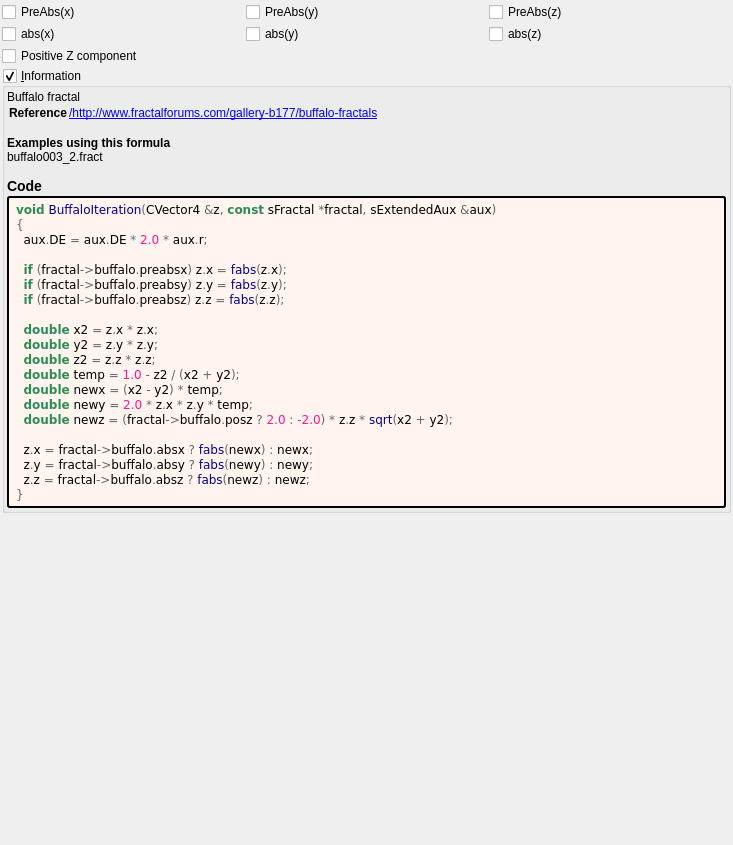
<?xml version="1.0" encoding="UTF-8"?>
<ui version="4.0">
 <class>buffalo</class>
 <widget class="QWidget" name="Form">
  <property name="geometry">
   <rect>
    <x>0</x>
    <y>0</y>
    <width>733</width>
    <height>845</height>
   </rect>
  </property>
  <property name="windowTitle">
   <string notr="true">buffalo</string>
  </property>
  <layout class="QVBoxLayout" name="verticalLayout">
   <property name="spacing">
    <number>2</number>
   </property>
   <property name="leftMargin">
    <number>2</number>
   </property>
   <property name="topMargin">
    <number>2</number>
   </property>
   <property name="rightMargin">
    <number>2</number>
   </property>
   <property name="bottomMargin">
    <number>2</number>
   </property>
   <item>
    <layout class="QGridLayout" name="gridLayout">
     <item row="0" column="0">
      <widget class="MyCheckBox" name="checkBox_buffalo_preabs_x">
       <property name="text">
        <string>PreAbs(x)</string>
       </property>
      </widget>
     </item>
     <item row="0" column="1">
      <widget class="MyCheckBox" name="checkBox_buffalo_preabs_y">
       <property name="text">
        <string>PreAbs(y)</string>
       </property>
      </widget>
     </item>
     <item row="0" column="2">
      <widget class="MyCheckBox" name="checkBox_buffalo_preabs_z">
       <property name="text">
        <string>PreAbs(z)</string>
       </property>
      </widget>
     </item>
     <item row="1" column="0">
      <widget class="MyCheckBox" name="checkBox_buffalo_abs_x">
       <property name="text">
        <string notr="true">abs(x)</string>
       </property>
      </widget>
     </item>
     <item row="1" column="1">
      <widget class="MyCheckBox" name="checkBox_buffalo_abs_y">
       <property name="text">
        <string notr="true">abs(y)</string>
       </property>
      </widget>
     </item>
     <item row="1" column="2">
      <widget class="MyCheckBox" name="checkBox_buffalo_abs_z">
       <property name="text">
        <string notr="true">abs(z)</string>
       </property>
      </widget>
     </item>
    </layout>
   </item>
   <item>
    <widget class="MyCheckBox" name="checkBox_buffalo_pos_z">
     <property name="sizePolicy">
      <sizepolicy hsizetype="Minimum" vsizetype="Maximum">
       <horstretch>0</horstretch>
       <verstretch>0</verstretch>
      </sizepolicy>
     </property>
     <property name="text">
      <string>Positive Z component</string>
     </property>
    </widget>
   </item>
   <item>
    <widget class="MyGroupBox" name="groupCheck_info">
     <property name="title">
      <string>&amp;Information</string>
     </property>
     <property name="flat">
      <bool>false</bool>
     </property>
     <property name="checkable">
      <bool>true</bool>
     </property>
     <layout class="QVBoxLayout" name="verticalLayout_2">
      <property name="spacing">
       <number>2</number>
      </property>
      <property name="leftMargin">
       <number>2</number>
      </property>
      <property name="topMargin">
       <number>2</number>
      </property>
      <property name="rightMargin">
       <number>2</number>
      </property>
      <property name="bottomMargin">
       <number>2</number>
      </property>
      <item>
       <widget class="QLabel" name="label_information_general">
        <property name="text">
         <string notr="true">&lt;p&gt;Buffalo fractal&lt;/p&gt;&lt;table&gt;
&lt;tr&gt;&lt;th&gt;Reference&lt;/th&gt;&lt;td&gt;&lt;a href=&quot;/http://www.fractalforums.com/gallery-b177/buffalo-fractals&quot;&gt;/http://www.fractalforums.com/gallery-b177/buffalo-fractals&lt;br&gt;
&lt;/td&gt;&lt;/tr&gt;
&lt;/table&gt;
&lt;br&gt;&lt;b&gt;Examples using this formula&lt;/b&gt;&lt;br&gt;buffalo003_2.fract&lt;h3&gt;Code&lt;/h3&gt;</string>
        </property>
        <property name="wordWrap">
         <bool>true</bool>
        </property>
        <property name="openExternalLinks">
         <bool>true</bool>
        </property>
        <property name="textInteractionFlags">
         <set>Qt::LinksAccessibleByMouse|Qt::TextSelectableByMouse</set>
        </property>
       </widget>
      </item>
      <item>
       <widget class="QLabel" name="label_code_content">
        <property name="styleSheet">
         <string notr="true">border-style: outset; border-width: 2px; border-radius: 3px; border-color: black; background-color: #fff5ee; padding: 4px;</string>
        </property>
        <property name="text">
         <string notr="true">&lt;body style=&quot;background-color:#fff5ee&quot;&gt;
&lt;pre style=&quot;color:#000000; background-color:#fff5ee;  font-family:&#039;Courier New&#039;,monospace;&quot;&gt;&lt;span style=&quot;color:#2e8b57; font-weight:bold&quot;&gt;void&lt;/span&gt; &lt;span style=&quot;color:#00008f&quot;&gt;BuffaloIteration&lt;/span&gt;&lt;span style=&quot;color:#676767&quot;&gt;(&lt;/span&gt;CVector4 &lt;span style=&quot;color:#676767&quot;&gt;&amp;amp;&lt;/span&gt;z&lt;span style=&quot;color:#676767&quot;&gt;,&lt;/span&gt; &lt;span style=&quot;color:#2e8b57; font-weight:bold&quot;&gt;const&lt;/span&gt; sFractal &lt;span style=&quot;color:#676767&quot;&gt;*&lt;/span&gt;fractal&lt;span style=&quot;color:#676767&quot;&gt;,&lt;/span&gt; sExtendedAux &lt;span style=&quot;color:#676767&quot;&gt;&amp;amp;&lt;/span&gt;aux&lt;span style=&quot;color:#676767&quot;&gt;)&lt;/span&gt;
&lt;span style=&quot;color:#676767&quot;&gt;{&lt;/span&gt;
  aux&lt;span style=&quot;color:#676767&quot;&gt;.&lt;/span&gt;DE &lt;span style=&quot;color:#676767&quot;&gt;=&lt;/span&gt; aux&lt;span style=&quot;color:#676767&quot;&gt;.&lt;/span&gt;DE &lt;span style=&quot;color:#676767&quot;&gt;*&lt;/span&gt; &lt;span style=&quot;color:#ff1493&quot;&gt;2.0&lt;/span&gt; &lt;span style=&quot;color:#676767&quot;&gt;*&lt;/span&gt; aux&lt;span style=&quot;color:#676767&quot;&gt;.&lt;/span&gt;r&lt;span style=&quot;color:#676767&quot;&gt;;&lt;/span&gt;

  &lt;span style=&quot;color:#2e8b57; font-weight:bold&quot;&gt;if&lt;/span&gt; &lt;span style=&quot;color:#676767&quot;&gt;(&lt;/span&gt;fractal&lt;span style=&quot;color:#676767&quot;&gt;-&amp;gt;&lt;/span&gt;buffalo&lt;span style=&quot;color:#676767&quot;&gt;.&lt;/span&gt;preabsx&lt;span style=&quot;color:#676767&quot;&gt;)&lt;/span&gt; z&lt;span style=&quot;color:#676767&quot;&gt;.&lt;/span&gt;x &lt;span style=&quot;color:#676767&quot;&gt;=&lt;/span&gt; &lt;span style=&quot;color:#00008f&quot;&gt;fabs&lt;/span&gt;&lt;span style=&quot;color:#676767&quot;&gt;(&lt;/span&gt;z&lt;span style=&quot;color:#676767&quot;&gt;.&lt;/span&gt;x&lt;span style=&quot;color:#676767&quot;&gt;);&lt;/span&gt;
  &lt;span style=&quot;color:#2e8b57; font-weight:bold&quot;&gt;if&lt;/span&gt; &lt;span style=&quot;color:#676767&quot;&gt;(&lt;/span&gt;fractal&lt;span style=&quot;color:#676767&quot;&gt;-&amp;gt;&lt;/span&gt;buffalo&lt;span style=&quot;color:#676767&quot;&gt;.&lt;/span&gt;preabsy&lt;span style=&quot;color:#676767&quot;&gt;)&lt;/span&gt; z&lt;span style=&quot;color:#676767&quot;&gt;.&lt;/span&gt;y &lt;span style=&quot;color:#676767&quot;&gt;=&lt;/span&gt; &lt;span style=&quot;color:#00008f&quot;&gt;fabs&lt;/span&gt;&lt;span style=&quot;color:#676767&quot;&gt;(&lt;/span&gt;z&lt;span style=&quot;color:#676767&quot;&gt;.&lt;/span&gt;y&lt;span style=&quot;color:#676767&quot;&gt;);&lt;/span&gt;
  &lt;span style=&quot;color:#2e8b57; font-weight:bold&quot;&gt;if&lt;/span&gt; &lt;span style=&quot;color:#676767&quot;&gt;(&lt;/span&gt;fractal&lt;span style=&quot;color:#676767&quot;&gt;-&amp;gt;&lt;/span&gt;buffalo&lt;span style=&quot;color:#676767&quot;&gt;.&lt;/span&gt;preabsz&lt;span style=&quot;color:#676767&quot;&gt;)&lt;/span&gt; z&lt;span style=&quot;color:#676767&quot;&gt;.&lt;/span&gt;z &lt;span style=&quot;color:#676767&quot;&gt;=&lt;/span&gt; &lt;span style=&quot;color:#00008f&quot;&gt;fabs&lt;/span&gt;&lt;span style=&quot;color:#676767&quot;&gt;(&lt;/span&gt;z&lt;span style=&quot;color:#676767&quot;&gt;.&lt;/span&gt;z&lt;span style=&quot;color:#676767&quot;&gt;);&lt;/span&gt;

  &lt;span style=&quot;color:#2e8b57; font-weight:bold&quot;&gt;double&lt;/span&gt; x2 &lt;span style=&quot;color:#676767&quot;&gt;=&lt;/span&gt; z&lt;span style=&quot;color:#676767&quot;&gt;.&lt;/span&gt;x &lt;span style=&quot;color:#676767&quot;&gt;*&lt;/span&gt; z&lt;span style=&quot;color:#676767&quot;&gt;.&lt;/span&gt;x&lt;span style=&quot;color:#676767&quot;&gt;;&lt;/span&gt;
  &lt;span style=&quot;color:#2e8b57; font-weight:bold&quot;&gt;double&lt;/span&gt; y2 &lt;span style=&quot;color:#676767&quot;&gt;=&lt;/span&gt; z&lt;span style=&quot;color:#676767&quot;&gt;.&lt;/span&gt;y &lt;span style=&quot;color:#676767&quot;&gt;*&lt;/span&gt; z&lt;span style=&quot;color:#676767&quot;&gt;.&lt;/span&gt;y&lt;span style=&quot;color:#676767&quot;&gt;;&lt;/span&gt;
  &lt;span style=&quot;color:#2e8b57; font-weight:bold&quot;&gt;double&lt;/span&gt; z2 &lt;span style=&quot;color:#676767&quot;&gt;=&lt;/span&gt; z&lt;span style=&quot;color:#676767&quot;&gt;.&lt;/span&gt;z &lt;span style=&quot;color:#676767&quot;&gt;*&lt;/span&gt; z&lt;span style=&quot;color:#676767&quot;&gt;.&lt;/span&gt;z&lt;span style=&quot;color:#676767&quot;&gt;;&lt;/span&gt;
  &lt;span style=&quot;color:#2e8b57; font-weight:bold&quot;&gt;double&lt;/span&gt; temp &lt;span style=&quot;color:#676767&quot;&gt;=&lt;/span&gt; &lt;span style=&quot;color:#ff1493&quot;&gt;1.0&lt;/span&gt; &lt;span style=&quot;color:#676767&quot;&gt;-&lt;/span&gt; z2 &lt;span style=&quot;color:#676767&quot;&gt;/ (&lt;/span&gt;x2 &lt;span style=&quot;color:#676767&quot;&gt;+&lt;/span&gt; y2&lt;span style=&quot;color:#676767&quot;&gt;);&lt;/span&gt;
  &lt;span style=&quot;color:#2e8b57; font-weight:bold&quot;&gt;double&lt;/span&gt; newx &lt;span style=&quot;color:#676767&quot;&gt;= (&lt;/span&gt;x2 &lt;span style=&quot;color:#676767&quot;&gt;-&lt;/span&gt; y2&lt;span style=&quot;color:#676767&quot;&gt;) *&lt;/span&gt; temp&lt;span style=&quot;color:#676767&quot;&gt;;&lt;/span&gt;
  &lt;span style=&quot;color:#2e8b57; font-weight:bold&quot;&gt;double&lt;/span&gt; newy &lt;span style=&quot;color:#676767&quot;&gt;=&lt;/span&gt; &lt;span style=&quot;color:#ff1493&quot;&gt;2.0&lt;/span&gt; &lt;span style=&quot;color:#676767&quot;&gt;*&lt;/span&gt; z&lt;span style=&quot;color:#676767&quot;&gt;.&lt;/span&gt;x &lt;span style=&quot;color:#676767&quot;&gt;*&lt;/span&gt; z&lt;span style=&quot;color:#676767&quot;&gt;.&lt;/span&gt;y &lt;span style=&quot;color:#676767&quot;&gt;*&lt;/span&gt; temp&lt;span style=&quot;color:#676767&quot;&gt;;&lt;/span&gt;
  &lt;span style=&quot;color:#2e8b57; font-weight:bold&quot;&gt;double&lt;/span&gt; newz &lt;span style=&quot;color:#676767&quot;&gt;= (&lt;/span&gt;fractal&lt;span style=&quot;color:#676767&quot;&gt;-&amp;gt;&lt;/span&gt;buffalo&lt;span style=&quot;color:#676767&quot;&gt;.&lt;/span&gt;posz &lt;span style=&quot;color:#676767&quot;&gt;?&lt;/span&gt; &lt;span style=&quot;color:#ff1493&quot;&gt;2.0&lt;/span&gt; &lt;span style=&quot;color:#676767&quot;&gt;: -&lt;/span&gt;&lt;span style=&quot;color:#ff1493&quot;&gt;2.0&lt;/span&gt;&lt;span style=&quot;color:#676767&quot;&gt;) *&lt;/span&gt; z&lt;span style=&quot;color:#676767&quot;&gt;.&lt;/span&gt;z &lt;span style=&quot;color:#676767&quot;&gt;*&lt;/span&gt; &lt;span style=&quot;color:#00008f&quot;&gt;sqrt&lt;/span&gt;&lt;span style=&quot;color:#676767&quot;&gt;(&lt;/span&gt;x2 &lt;span style=&quot;color:#676767&quot;&gt;+&lt;/span&gt; y2&lt;span style=&quot;color:#676767&quot;&gt;);&lt;/span&gt;

  z&lt;span style=&quot;color:#676767&quot;&gt;.&lt;/span&gt;x &lt;span style=&quot;color:#676767&quot;&gt;=&lt;/span&gt; fractal&lt;span style=&quot;color:#676767&quot;&gt;-&amp;gt;&lt;/span&gt;buffalo&lt;span style=&quot;color:#676767&quot;&gt;.&lt;/span&gt;absx &lt;span style=&quot;color:#676767&quot;&gt;?&lt;/span&gt; &lt;span style=&quot;color:#00008f&quot;&gt;fabs&lt;/span&gt;&lt;span style=&quot;color:#676767&quot;&gt;(&lt;/span&gt;newx&lt;span style=&quot;color:#676767&quot;&gt;) :&lt;/span&gt; newx&lt;span style=&quot;color:#676767&quot;&gt;;&lt;/span&gt;
  z&lt;span style=&quot;color:#676767&quot;&gt;.&lt;/span&gt;y &lt;span style=&quot;color:#676767&quot;&gt;=&lt;/span&gt; fractal&lt;span style=&quot;color:#676767&quot;&gt;-&amp;gt;&lt;/span&gt;buffalo&lt;span style=&quot;color:#676767&quot;&gt;.&lt;/span&gt;absy &lt;span style=&quot;color:#676767&quot;&gt;?&lt;/span&gt; &lt;span style=&quot;color:#00008f&quot;&gt;fabs&lt;/span&gt;&lt;span style=&quot;color:#676767&quot;&gt;(&lt;/span&gt;newy&lt;span style=&quot;color:#676767&quot;&gt;) :&lt;/span&gt; newy&lt;span style=&quot;color:#676767&quot;&gt;;&lt;/span&gt;
  z&lt;span style=&quot;color:#676767&quot;&gt;.&lt;/span&gt;z &lt;span style=&quot;color:#676767&quot;&gt;=&lt;/span&gt; fractal&lt;span style=&quot;color:#676767&quot;&gt;-&amp;gt;&lt;/span&gt;buffalo&lt;span style=&quot;color:#676767&quot;&gt;.&lt;/span&gt;absz &lt;span style=&quot;color:#676767&quot;&gt;?&lt;/span&gt; &lt;span style=&quot;color:#00008f&quot;&gt;fabs&lt;/span&gt;&lt;span style=&quot;color:#676767&quot;&gt;(&lt;/span&gt;newz&lt;span style=&quot;color:#676767&quot;&gt;) :&lt;/span&gt; newz&lt;span style=&quot;color:#676767&quot;&gt;;&lt;/span&gt;
&lt;span style=&quot;color:#676767&quot;&gt;}&lt;/span&gt;
&lt;/pre&gt;
&lt;/body&gt;</string>
        </property>
        <property name="wordWrap">
         <bool>true</bool>
        </property>
        <property name="openExternalLinks">
         <bool>true</bool>
        </property>
        <property name="textInteractionFlags">
         <set>Qt::LinksAccessibleByMouse|Qt::TextSelectableByMouse</set>
        </property>
       </widget>
      </item>
     </layout>
    </widget>
   </item>
   <item>
    <spacer name="verticalSpacer">
     <property name="orientation">
      <enum>Qt::Vertical</enum>
     </property>
     <property name="sizeHint" stdset="0">
      <size>
       <width>20</width>
       <height>40</height>
      </size>
     </property>
    </spacer>
   </item>
  </layout>
 </widget>
 <customwidgets>
  <customwidget>
   <class>MyGroupBox</class>
   <extends>QGroupBox</extends>
   <header>my_group_box.h</header>
   <container>1</container>
  </customwidget>
  <customwidget>
   <class>MyCheckBox</class>
   <extends>QCheckBox</extends>
   <header>my_check_box.h</header>
  </customwidget>
 </customwidgets>
 <tabstops>
  <tabstop>checkBox_buffalo_preabs_x</tabstop>
  <tabstop>checkBox_buffalo_preabs_y</tabstop>
  <tabstop>checkBox_buffalo_preabs_z</tabstop>
  <tabstop>checkBox_buffalo_abs_x</tabstop>
  <tabstop>checkBox_buffalo_abs_y</tabstop>
  <tabstop>checkBox_buffalo_abs_z</tabstop>
  <tabstop>checkBox_buffalo_pos_z</tabstop>
  <tabstop>groupCheck_info</tabstop>
 </tabstops>
 <resources/>
 <connections/>
</ui>
